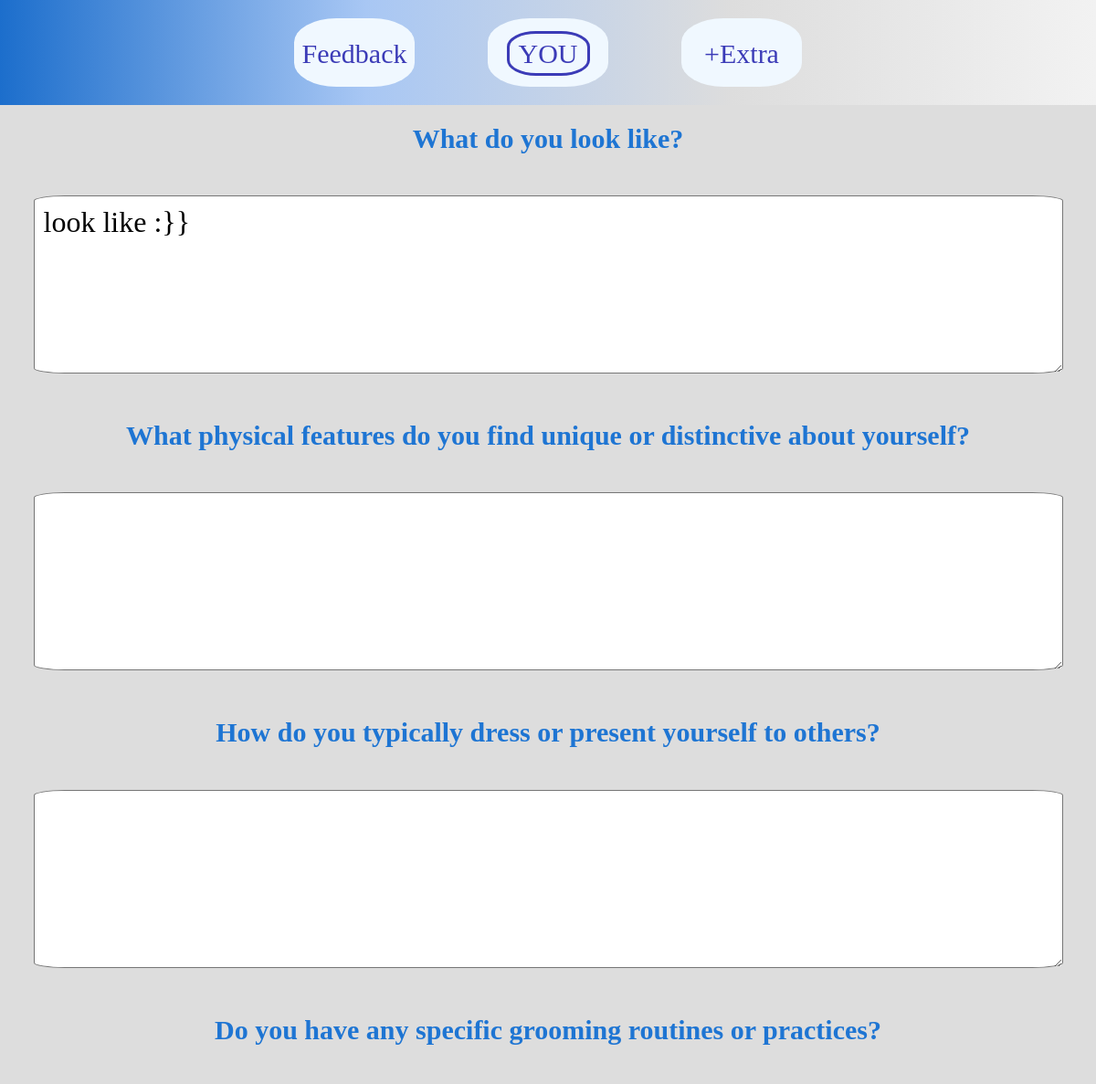
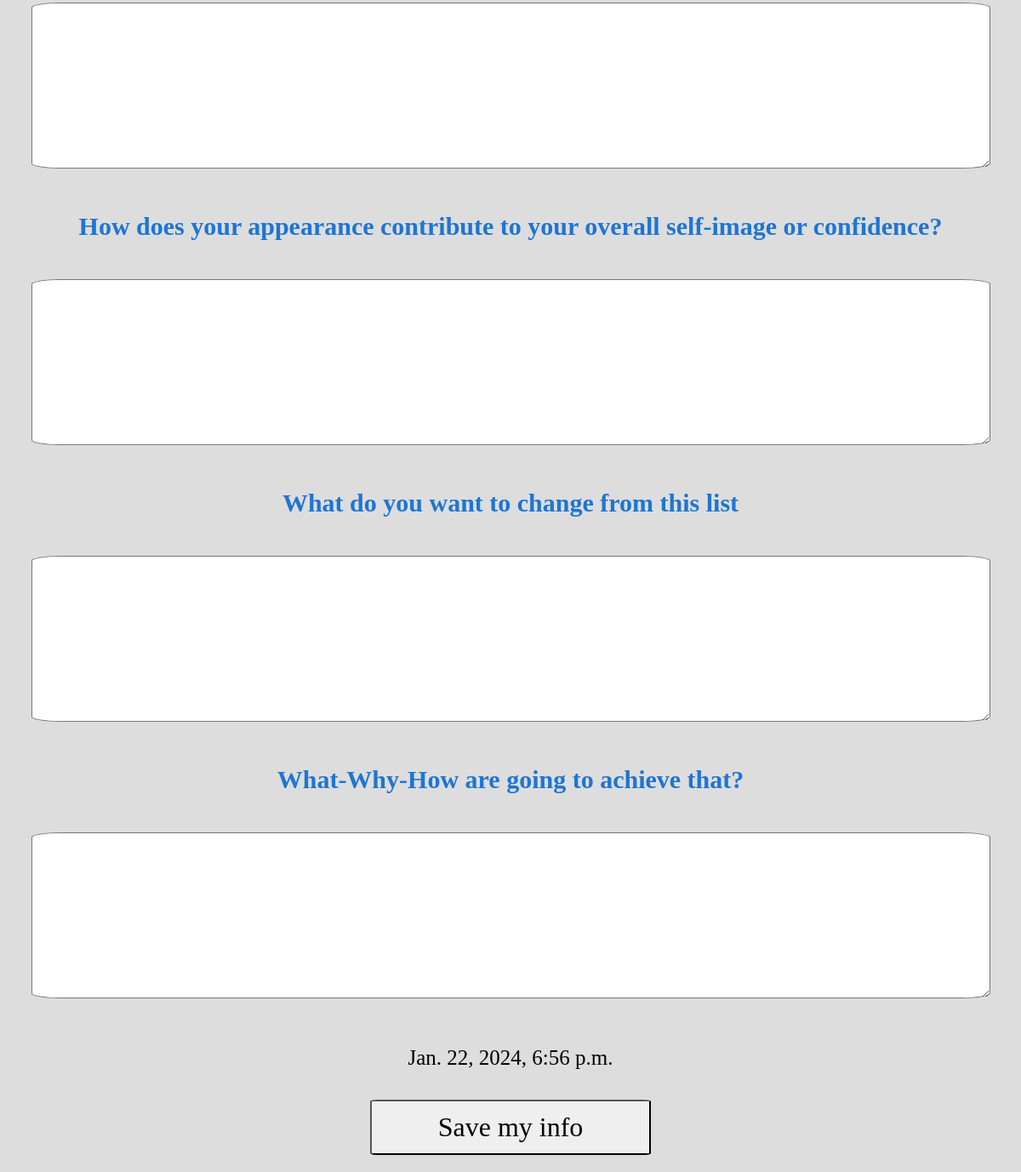
The app's page /appearance/ (signed in), older data (2 pictures, top to bottom).
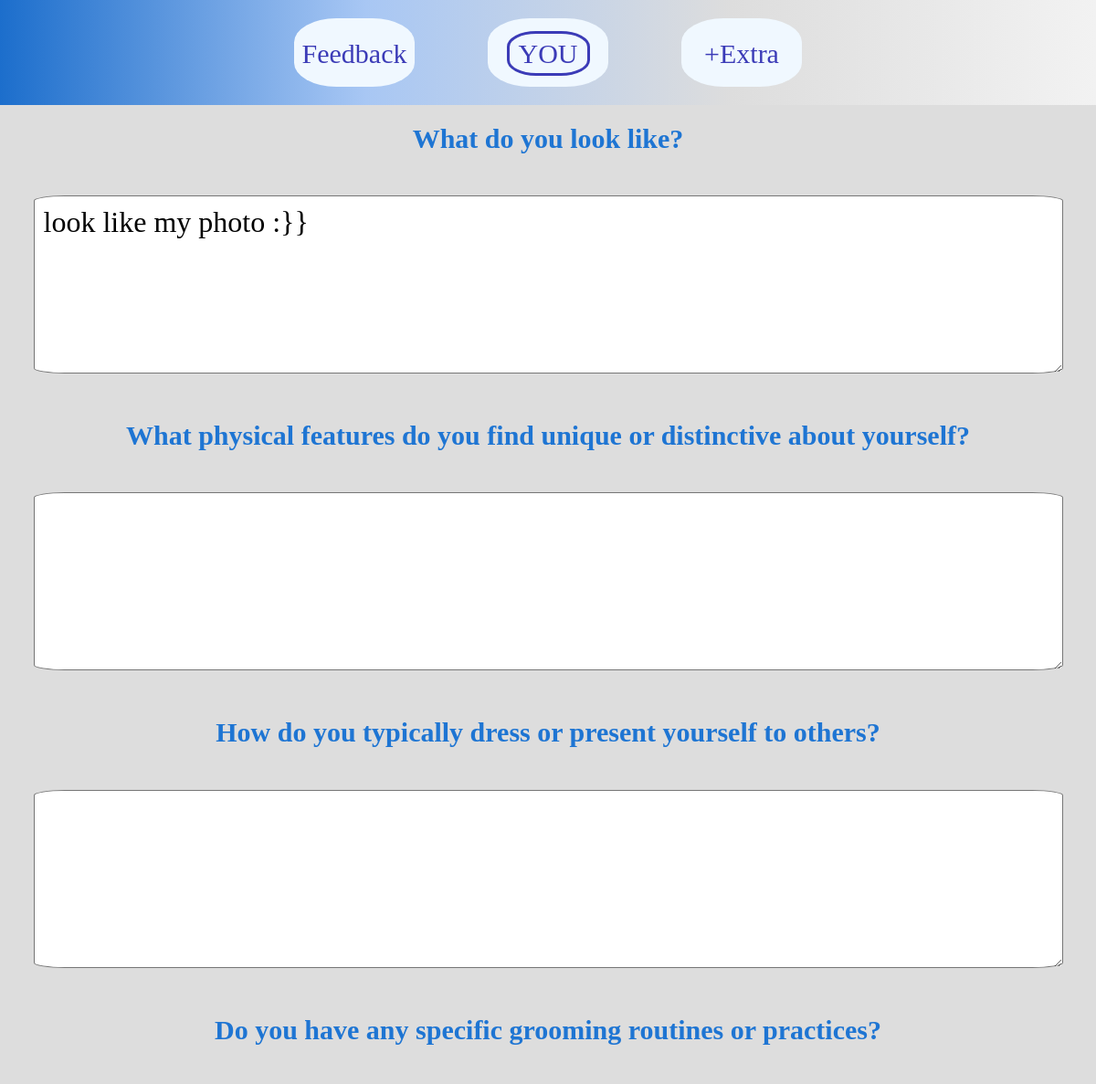
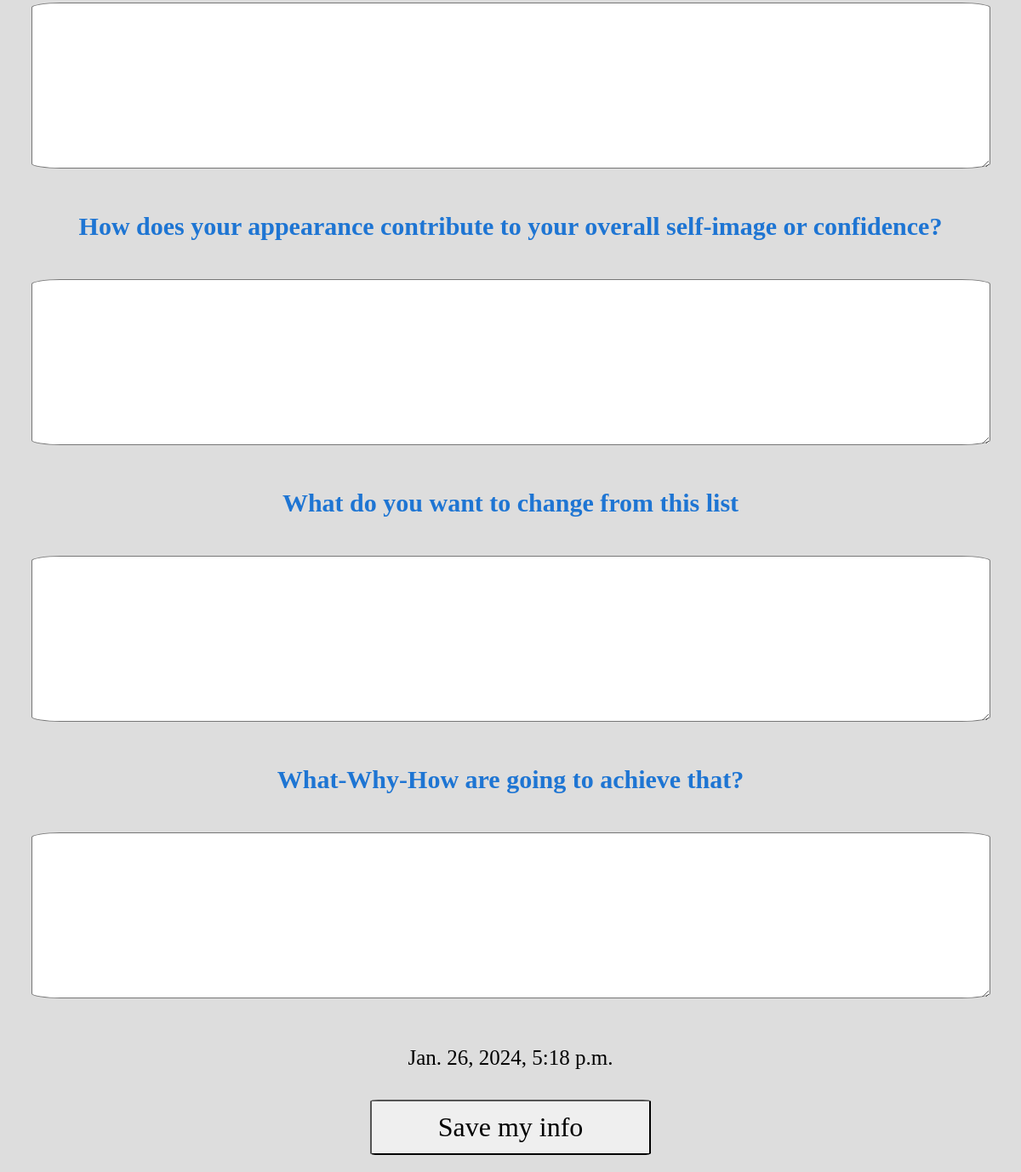
The same page, newer data (2 pictures, top to bottom).
### main/models.py (models this page shows)
class BaseModel(models.Model):
    class Meta:
        abstract = True
    text0 = models.TextField(blank=True)
    changes = models.TextField(blank=True)
    what_why_how = models.TextField(blank=True)
    date_time = models.DateTimeField()
    user = models.OneToOneField(User, on_delete=models.CASCADE)

class Parameter6Appearance(BaseModel):
    class Meta:
        verbose_name_plural = 'Parameter6Appearance'
    text1 = models.TextField(blank=True)
    text2 = models.TextField(blank=True)
    text3 = models.TextField(blank=True)
    text4 = models.TextField(blank=True)

### main/views.py (the view)
# urls.py: path('appearance/', main_views.add_parameter6_appearance, name='appearance'),
def add_parameter6_appearance(request):
    user = User.objects.get(username=request.user)
    if request.method == 'POST':
        form = AddParameter6Appearance(request.POST)
        if Parameter6Appearance.objects.filter(user_id=user.id).exists():
            if form.is_valid():
                update_model(form, user, Parameter6Appearance)
        else:
            if form.is_valid():
                save_taken_info(form, user)
        return redirect('/appearance/')
    else:
        if Parameter6Appearance.objects.filter(user_id=user.id).exists():
            model = Parameter6Appearance.objects.get(user_id=user.id)
            form = AddParameter6Appearance(instance=model)
            date_time = model.date_time
            return render(request, 'show.html', {'date_time':date_time, 'form':form})
        else:
            form = AddParameter6Appearance()
            return render(request, 'questions.html', {'form':form})

### main/forms.py
class AddParameter6Appearance(forms.ModelForm):
    class Meta:
        model = Parameter6Appearance
        fields = ('text0', 'text1', 'text2', 'text3', 'text4', 'changes', 'what_why_how')
        exlude = ('date_time', 'user')
        labels = {
            'text0':'What do you look like?',
            'text1':'What physical features do you find unique or distinctive about yourself?',
            'text2':'How do you typically dress or present yourself to others?',
            'text3':'Do you have any specific grooming routines or practices?',
            'text4':'How does your appearance contribute to your overall self-image or confidence?',
            'changes':'What do you want to change from this list',
            'what_why_how':'What-Why-How are going to achieve that?',
            }

### main/templates/show/show.html
{% extends 'base_show.html' %}
{% block 'questions' %}
    <h1>{{ form.text1.label }}</h1>
    <p>{{ form.text1 }}</p>
    <h1>{{ form.text2.label }}</h1>
    <p>{{ form.text2 }}</p>
    <h1>{{ form.text3.label }}</h1>
    <p>{{ form.text3 }}</p>
    <h1>{{ form.text4.label }}</h1>
    <p>{{ form.text4 }}</p>
{% endblock %}

### main/templates/show/base_show.html (shortened to what this page needs)
{% extends 'base.html' %}
{% load static %}
{% block 'links' %}<link rel="stylesheet" type="text/css" href="{% static 'main/css/form.css' %}">{% endblock %}
{% block 'content' %}
<form method="post">
    <h1>{{ form.text0.label }}</h1>
    <p>{{ form.text0 }}</p>
    {% block 'questions' %}
    {% endblock %}
    <h1>{{ form.changes.label }}</h1>
    <p>{{ form.changes }}</p>
    <h1>{{ form.what_why_how.label }}</h1>
    <p>{{ form.what_why_how }}</p>
    <p>{{ date_time }}</p>
    <div>
        <input type="submit" value="Save my info">
    </div>
</form>
{% endblock %}

Row changes from the older to the newer data that the page shows:
changed Parameter6Appearance: text0 "look like :}}" → "look like my photo :}}"; date_time "Jan. 22, 2024, 6:56 p.m." → "Jan. 26, 2024, 5:18 p.m."
